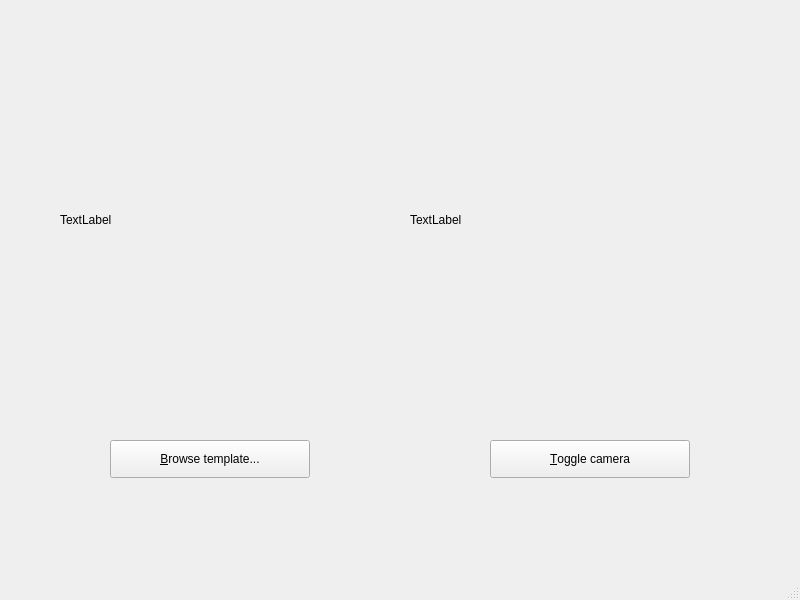
<?xml version="1.0" encoding="UTF-8"?>
<ui version="4.0">
 <class>MainWindow</class>
 <widget class="QMainWindow" name="MainWindow">
  <property name="geometry">
   <rect>
    <x>0</x>
    <y>0</y>
    <width>800</width>
    <height>600</height>
   </rect>
  </property>
  <property name="windowTitle">
   <string>SIFT Demo</string>
  </property>
  <widget class="QWidget" name="centralwidget">
   <widget class="QPushButton" name="browse_button">
    <property name="geometry">
     <rect>
      <x>110</x>
      <y>440</y>
      <width>200</width>
      <height>38</height>
     </rect>
    </property>
    <property name="text">
     <string>&amp;Browse template...</string>
    </property>
   </widget>
   <widget class="QPushButton" name="toggle_cam_button">
    <property name="geometry">
     <rect>
      <x>490</x>
      <y>440</y>
      <width>200</width>
      <height>38</height>
     </rect>
    </property>
    <property name="text">
     <string>&amp;Toggle camera</string>
    </property>
   </widget>
   <widget class="QLabel" name="template_label">
    <property name="geometry">
     <rect>
      <x>60</x>
      <y>100</y>
      <width>320</width>
      <height>240</height>
     </rect>
    </property>
    <property name="text">
     <string>TextLabel</string>
    </property>
   </widget>
   <widget class="QLabel" name="live_image_label">
    <property name="geometry">
     <rect>
      <x>410</x>
      <y>100</y>
      <width>320</width>
      <height>240</height>
     </rect>
    </property>
    <property name="text">
     <string>TextLabel</string>
    </property>
   </widget>
  </widget>
  <widget class="QMenuBar" name="menubar">
   <property name="geometry">
    <rect>
     <x>0</x>
     <y>0</y>
     <width>800</width>
     <height>32</height>
    </rect>
   </property>
  </widget>
  <widget class="QStatusBar" name="statusbar"/>
 </widget>
 <resources/>
 <connections/>
</ui>
